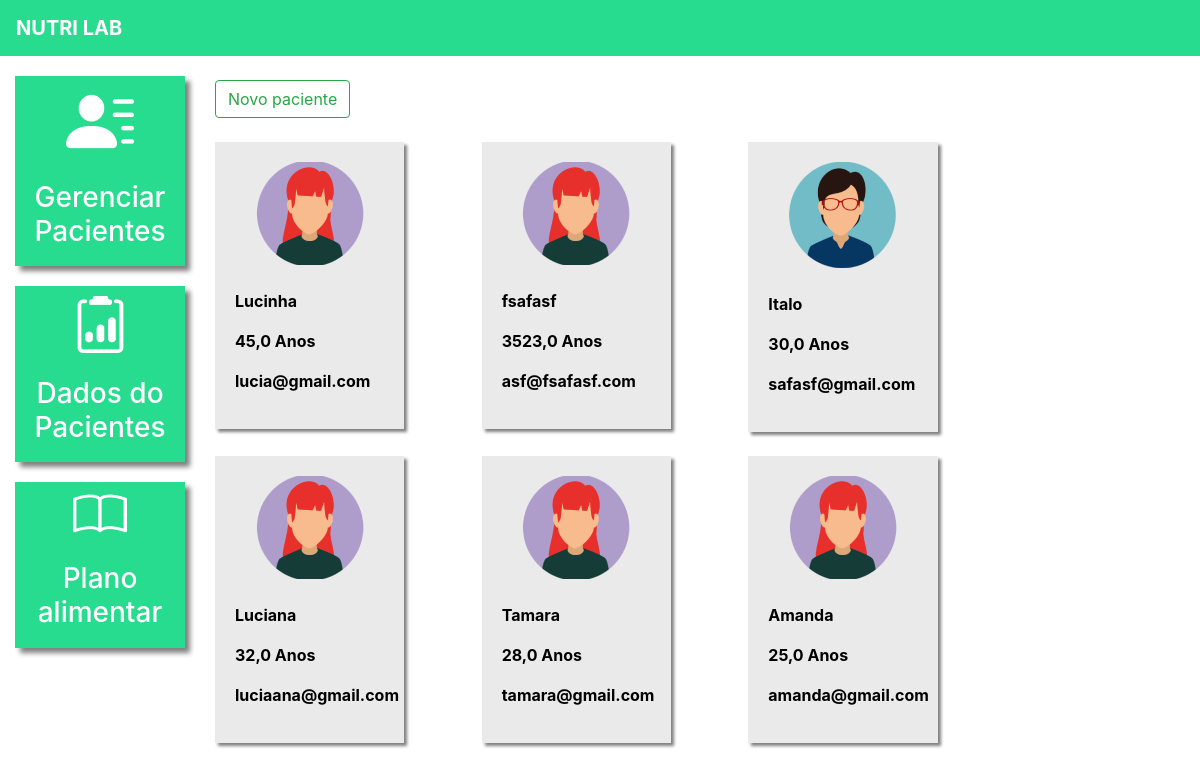
/pacientes/ (signed in), run on the app's committed database.
### plataforma/models.py (models this page shows, shortened)
class Pacientes(models.Model):
    choices_sexo = (('F', 'Feminino'),
                    ('M', 'Masculino'))
    nome = models.CharField(max_length=50)
    sexo = models.CharField(max_length=1, choices=choices_sexo)
    idade = models.FloatField()
    email = models.EmailField()
    telefone = models.CharField(max_length=19)
    nutri = models.ForeignKey(User, on_delete=models.CASCADE)

### plataforma/views.py (the view, shortened to what this page needs)
# urls.py: path('pacientes/', views.pacientes, name='pacientes'),
@login_required(login_url='/auth/logar/')
def pacientes(request):
    if request.method == "GET":
        dados_paciente = DadosPaciente.objects.filter(paciente__nutri=request.user).order_by('-data')
        pacientes = Pacientes.objects.filter(nutri=request.user)
        return render(request, 'pacientes.html', {'pacientes': pacientes, 'dados_paciente': dados_paciente})

### plataforma/templates/pacientes.html (shortened to what this page needs)
{% extends "base_plataforma.html" %}
{% load static %}
{% block 'plataforma' %}
    <br>
    <button type="button" class="btn btn-outline-success" data-toggle="modal" data-target="#modal">
        Novo paciente
    </button>
    <br>
    <br>
    <div class="row">
        {% for paciente in pacientes %}
            <div class="col-md-4 mb-4">
                <a href="#" class="link-hover">
                    <div class="card-paciente">
                        <div class="foto-perfil">
                            {% if paciente.sexo == "M" %}
                                <img src="{% static 'plataforma/img/perfil2.png' %}">
                            {% else %}
                                <img src="{% static 'plataforma/img/perfil1.png' %}">
                            {% endif %}
                        </div>
                        <br>
                        <p class="dados">{{ paciente.nome }}</p>
                        <p class="dados">{{ paciente.idade }} Anos</p>
                        <p class="dados">{{ paciente.email }}</p>
                    </div>
                </a>
            </div>
        {% endfor %}
    </div>
    </div>
{% endblock %}

### templates/static/plataforma/css/css.css (style rules this page uses)
.card-paciente { background-color: #EAEAEA; width: 80%; box-shadow: 3px 3px 3px gray; padding: 20px; color: black; }
.foto-perfil { text-align: center; }
.dados { font-weight: bold; }

### data on the page
Pacientes: nome "Lucinha", idade "45,0", email "lucia@gmail.com"
Pacientes: nome "fsafasf", idade "3523,0", email "asf@fsafasf.com"
Pacientes: nome "Italo", idade "30,0", email "safasf@gmail.com"
Pacientes: nome "Luciana", idade "32,0", email "luciaana@gmail.com"
Pacientes: nome "Tamara", idade "28,0", email "tamara@gmail.com"
Pacientes: nome "Amanda", idade "25,0", email "amanda@gmail.com"
